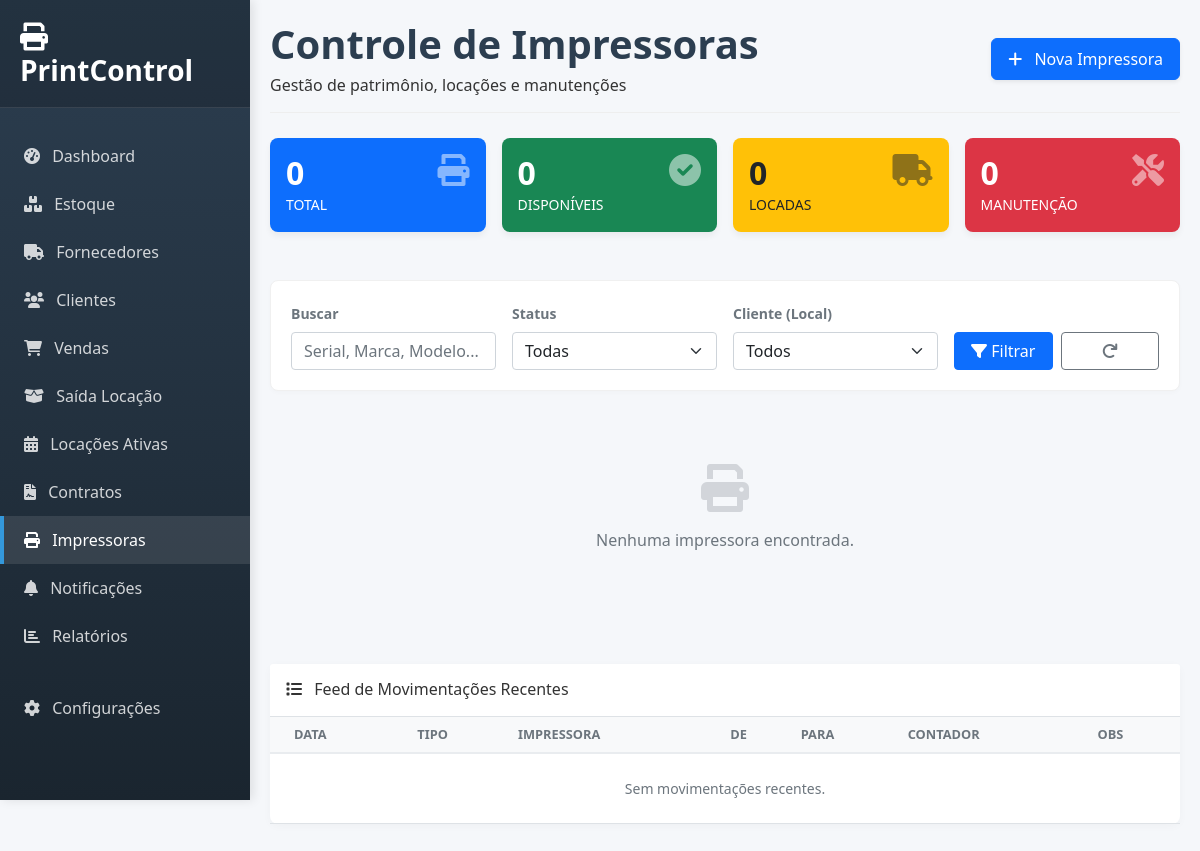
The app's page /impressoras, older data.
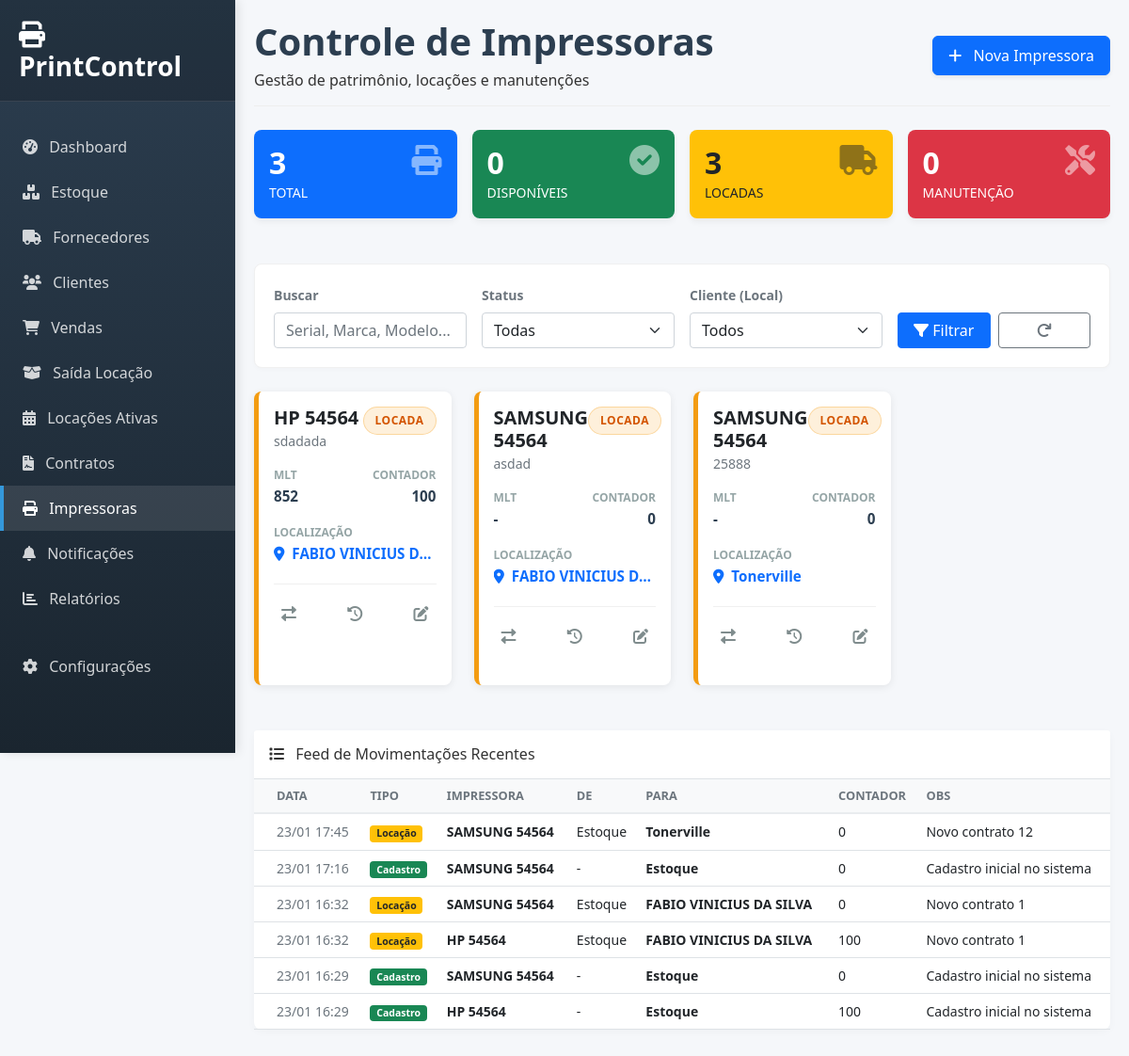
The same page, newer data.
### app.py (models this page shows)
class Impressora(db.Model):
    id = db.Column(db.Integer, primary_key=True)
    marca = db.Column(db.String(50))
    modelo = db.Column(db.String(100), nullable=False)
    serial = db.Column(db.String(50), unique=True)
    mlt = db.Column(db.String(50))
    contador = db.Column(db.Integer, default=0)
    status = db.Column(db.String(20), default='Disponível')
    localizacao = db.Column(db.String(100), default='Estoque')
    observacao = db.Column(db.Text)
    data_aquisicao = db.Column(db.Date)
    historico = db.relationship('MovimentacaoImpressora', backref='impressora', cascade="all, delete-orphan")
    manutencoes = db.relationship('Manutencao', backref='impressora', cascade="all, delete-orphan")
    logs_manutencao = db.relationship('LogManutencao', backref='impressora', cascade="all, delete-orphan")

class MovimentacaoImpressora(db.Model):
    id = db.Column(db.Integer, primary_key=True)
    impressora_id = db.Column(db.Integer, db.ForeignKey('impressora.id'), nullable=False)
    data = db.Column(db.DateTime, default=datetime.now)
    tipo = db.Column(db.String(50))
    origem = db.Column(db.String(100))
    destino = db.Column(db.String(100))
    contador_momento = db.Column(db.Integer)
    usuario = db.Column(db.String(50), default='Admin')
    observacao = db.Column(db.Text)

### app.py (the view, shortened to what this page needs)
@app.route('/impressoras')
def impressoras():
    busca = request.args.get('busca')
    status = request.args.get('status')
    cliente_id = request.args.get('cliente_id')
    query = Impressora.query
    if status and status != 'Todas':
        query = query.filter(Impressora.status == status)
    if cliente_id and cliente_id != 'Todos':
        cliente = Cliente.query.get(int(cliente_id))
        if cliente:
            query = query.filter(Impressora.localizacao == cliente.nome)
    impressoras = query.order_by(Impressora.modelo).all()
    clientes = Cliente.query.order_by(Cliente.nome).all()
    ultimas_movimentacoes = MovimentacaoImpressora.query.order_by(MovimentacaoImpressora.data.desc()).limit(20).all()
    total_geral = Impressora.query.count()
    disponiveis = Impressora.query.filter_by(status='Disponível').count()
    locadas = Impressora.query.filter_by(status='Locada').count()
    manutencao = Impressora.query.filter_by(status='Manutenção').count()
    return render_template('impressoras.html',
                           impressoras=impressoras,
                           clientes=clientes,
                           ultimas_movimentacoes=ultimas_movimentacoes,
                           total=total_geral,
                           disponiveis=disponiveis,
                           locadas=locadas,
                           manutencao=manutencao,
                           request=request)

### templates/impressoras.html (shortened to what this page needs)
{% extends "base.html" %}
{% block content %}
<div id="impressoras-page" class="page-content active">
    <div class="page-header">
        <div class="d-flex justify-content-between align-items-center">
            <div><h1 class="page-title">Controle de Impressoras</h1><p class="page-subtitle mb-0">Gestão de patrimônio, locações e manutenções</p></div>
            <div><button class="btn btn-primary btn-action shadow-sm" onclick="abrirModalCadastro()"><i class="fas fa-plus me-2"></i> Nova Impressora</button></div>
        </div>
    </div>
    <div class="row mb-4 g-3">
        <div class="col-md-3"><div class="card card-resumo bg-primary p-3"><div class="d-flex justify-content-between"><div><h3>{{ total }}</h3><small>TOTAL</small></div><i class="fas fa-print fa-2x opacity-50"></i></div></div></div>
        <div class="col-md-3"><div class="card card-resumo bg-success p-3"><div class="d-flex justify-content-between"><div><h3>{{ disponiveis }}</h3><small>DISPONÍVEIS</small></div><i class="fas fa-check-circle fa-2x opacity-50"></i></div></div></div>
        <div class="col-md-3"><div class="card card-resumo bg-warning text-dark p-3"><div class="d-flex justify-content-between"><div><h3>{{ locadas }}</h3><small>LOCADAS</small></div><i class="fas fa-truck fa-2x opacity-50"></i></div></div></div>
        <div class="col-md-3"><div class="card card-resumo bg-danger p-3"><div class="d-flex justify-content-between"><div><h3>{{ manutencao }}</h3><small>MANUTENÇÃO</small></div><i class="fas fa-tools fa-2x opacity-50"></i></div></div></div>
    </div>
    <div class="filter-bar">
        <form action="{{ url_for('impressoras') }}" method="GET">
            <div class="row g-3 align-items-end">
                <div class="col-md-3">
                    <label class="form-label small text-muted fw-bold">Buscar</label>
                    <input type="text" class="form-control" name="busca" placeholder="Serial, Marca, Modelo..." value="{{ request.args.get('busca', '') }}">
                </div>
                <div class="col-md-3">
                    <label class="form-label small text-muted fw-bold">Status</label>
                    <select class="form-select" name="status">
                        <option value="Todas" {% if request.args.get('status') == 'Todas' %}selected{% endif %}>Todas</option>
                    </select>
                </div>
                <div class="col-md-3">
                    <label class="form-label small text-muted fw-bold">Cliente (Local)</label>
                    <select class="form-select" name="cliente_id">
                        <option value="Todos">Todos</option>
                    </select>
                </div>
                <div class="col-md-3">
                    <div class="d-flex gap-2">
                        <button type="submit" class="btn btn-primary w-100"><i class="fas fa-filter"></i> Filtrar</button>
                        <a href="{{ url_for('impressoras') }}" class="btn btn-outline-secondary w-100" title="Limpar"><i class="fas fa-redo"></i></a>
                    </div>
                </div>
            </div>
        </form>
    </div>
    <div class="row g-4 mb-5">
        {% for imp in impressoras %}
            {% set border_class = 'card-border-disponivel' %}
            {% if imp.status == 'Locada' %}{% set border_class = 'card-border-locada' %}
            {% elif imp.status == 'Manutenção' %}{% set border_class = 'card-border-manutencao' %}{% endif %}
        <div class="col-md-4 col-xl-3">
            <div class="card impressora-card {{ border_class }} h-100" onclick="abrirHistoricoCompleto('{{ imp.id }}', '{{ imp.marca }} {{ imp.modelo }}')">
                <div class="card-body p-3">
                    <div class="d-flex justify-content-between align-items-start mb-3">
                        <div>
                            <h5 class="fw-bold text-dark mb-0">{{ imp.marca }} {{ imp.modelo }}</h5>
                            <small class="text-muted">{{ imp.serial }}</small>
                        </div>
                        {% if imp.status == 'Disponível' %}<span class="badge-status st-disp">Estoque</span>
                        {% elif imp.status == 'Locada' %}<span class="badge-status st-loc">Locada</span>
                        {% else %}<span class="badge-status st-man">Manut.</span>{% endif %}
                    </div>
                    <div class="row g-0">
                        <div class="col-6"><span class="card-label">MLT</span><span class="card-value">{{ imp.mlt or '-' }}</span></div>
                        <div class="col-6 text-end"><span class="card-label">Contador</span><span class="card-value">{{ imp.contador }}</span></div>
                        <div class="col-12 mt-2"><span class="card-label">Localização</span><span class="card-value text-primary text-truncate"><i class="fas fa-map-marker-alt me-1"></i> {{ imp.localizacao }}</span></div>
                    </div>
                    <div class="card-actions" onclick="event.stopPropagation();">
                        <button class="btn-icon primary" onclick="abrirMovimentacao('{{ imp.id }}', '{{ imp.modelo }}', '{{ imp.status }}', '{{ imp.contador }}')" title="Movimentar"><i class="fas fa-exchange-alt"></i></button>
                        {% if imp.status == 'Manutenção' %}
                        <button class="btn-icon danger" onclick="abrirGestaoManutencao('{{ imp.id }}', '{{ imp.modelo }}')" title="Atualizar O.S."><i class="fas fa-wrench"></i></button>
                        {% else %}
                        <button class="btn-icon" onclick="abrirHistoricoCompleto('{{ imp.id }}', '{{ imp.modelo }}')" title="Histórico"><i class="fas fa-history"></i></button>
                        {% endif %}
                        <button class="btn-icon" onclick="abrirEdicao(this)" data-id="{{ imp.id }}" data-marca="{{ imp.marca }}" data-modelo="{{ imp.modelo }}" data-serial="{{ imp.serial }}" data-mlt="{{ imp.mlt }}" data-contador="{{ imp.contador }}" data-obs="{{ imp.observacao }}" title="Editar"><i class="fas fa-edit"></i></button>
                    </div>
                </div>
            </div>
        </div>
        {% else %}
        <div class="col-12 text-center text-muted py-5"><i class="fas fa-print fa-3x mb-3 opacity-25"></i><p>Nenhuma impressora encontrada.</p></div>
        {% endfor %}
    </div>
    <div class="card card-table-clean">
        <div class="card-header bg-white py-3 border-bottom"><h5 class="card-title mb-0" style="font-size: 1rem;"><i class="fas fa-list me-2"></i> Feed de Movimentações Recentes</h5></div>
        <div class="card-body p-0">
            <div class="table-responsive table-scroll">
                <table class="table table-hover mb-0 align-middle small">
                    <thead><tr><th class="ps-4">DATA</th><th>TIPO</th><th>IMPRESSORA</th><th>DE</th><th>PARA</th><th>CONTADOR</th><th>OBS</th></tr></thead>
                    <tbody>
                        {% for mov in ultimas_movimentacoes %}
                        <tr>
                            <td class="ps-4 text-muted">{{ mov.data.strftime('%d/%m %H:%M') }}</td>
                            <td><span class="badge {% if 'Locação' in mov.tipo %}bg-warning text-dark{% elif 'Manutenção' in mov.tipo %}bg-danger{% else %}bg-success{% endif %}">{{ mov.tipo }}</span></td>
                            <td><strong>{{ mov.impressora.marca }} {{ mov.impressora.modelo }}</strong></td>
                            <td>{{ mov.origem }}</td>
                            <td><strong>{{ mov.destino }}</strong></td>
                            <td>{{ mov.contador_momento }}</td>
                            <td>{{ mov.observacao }}</td>
                        </tr>
                        {% else %}
                        <tr><td colspan="7" class="text-center p-4 text-muted">Sem movimentações recentes.</td></tr>
                        {% endfor %}
                    </tbody>
                </table>
            </div>
        </div>
    </div>
</div>
{% endblock %}

### templates/base.html (shortened to what this page needs)
<!DOCTYPE html>
<html lang="pt-br">
<head>
    <link href="https://cdn.jsdelivr.net/npm/bootstrap@5.1.3/dist/css/bootstrap.min.css" rel="stylesheet">
    <link href="https://cdnjs.cloudflare.com/ajax/libs/font-awesome/6.0.0/css/all.min.css" rel="stylesheet">
</head>
<body>
    <div class="sidebar">
        <div class="sidebar-brand">
            <h3 class="fw-bold m-0 text-white"><i class="fas fa-print me-2"></i> PrintControl</h3>
        </div>
        <div class="mt-4">
            <ul class="nav flex-column">
                <li class="nav-item">
                    <a class="nav-link {% if request.endpoint == 'index' %}active{% endif %}" href="{{ url_for('index') }}">
                        <i class="fas fa-tachometer-alt me-2"></i> Dashboard
                    </a>
                </li>
                <li class="nav-item">
                    <a class="nav-link {% if request.endpoint == 'estoque' %}active{% endif %}" href="{{ url_for('estoque') }}">
                        <i class="fas fa-boxes me-2"></i> Estoque
                    </a>
                </li>
                <li class="nav-item">
                    <a class="nav-link {% if request.endpoint == 'fornecedores' %}active{% endif %}" href="{{ url_for('fornecedores') }}">
                        <i class="fas fa-truck me-2"></i> Fornecedores
                    </a>
                </li>
                <li class="nav-item">
                    <a class="nav-link {% if request.endpoint == 'clientes' %}active{% endif %}" href="{{ url_for('clientes') }}">
                        <i class="fas fa-users me-2"></i> Clientes
                    </a>
                </li>
                <li class="nav-item">
                    <a class="nav-link {% if request.endpoint == 'vendas' %}active{% endif %}" href="{{ url_for('vendas') }}">
                            <i class="fas fa-shopping-cart me-2"></i> Vendas
                    </a>
                </li>
                <li class="nav-item">
                    <a class="nav-link {% if request.endpoint == 'saida_locacao' %}active{% endif %}" href="{{ url_for('saida_locacao') }}">
                        <i class="fas fa-box-open me-2"></i> Saída Locação
                    </a>
                </li>
                <li class="nav-item">
                    <a class="nav-link" href="#">
                        <i class="fas fa-calendar-alt me-2"></i> Locações Ativas
                    </a>
                </li>
                <li class="nav-item">
                    <a class="nav-link {% if request.endpoint == 'contratos' %}active{% endif %}" href="{{ url_for('contratos') }}">
                        <i class="fas fa-file-contract me-2"></i> Contratos
                    </a>
                </li>
                <li class="nav-item">
                    <a class="nav-link {% if request.endpoint == 'impressoras' %}active{% endif %}" href="{{ url_for('impressoras') }}">
                        <i class="fas fa-print me-2"></i> Impressoras
                    </a>
                </li>
                <li class="nav-item">
                    <a class="nav-link {% if request.endpoint == 'notificacoes' %}active{% endif %}" href="{{ url_for('notificacoes') }}">
                        <i class="fas fa-bell me-2"></i> Notificações
                    </a>
                </li>
                <li class="nav-item">
                    <a class="nav-link" href="#">
                        <i class="fas fa-chart-bar me-2"></i> Relatórios
                    </a>
                </li>
                <li class="nav-item mt-4">
                    <a class="nav-link {% if request.endpoint == 'configuracoes' %}active{% endif %}" href="{{ url_for('configuracoes') }}">
                        <i class="fas fa-cog me-2"></i> Configurações
                    </a>
                </li>
            </ul>
        </div>
    </div>
    <div class="main-content">
        {% block content %}{% endblock %}
    </div>
</body>
</html>

Row changes from the older to the newer data that the page shows:
added Impressora: marca "HP", modelo "54564", serial "sdadada", status "LOCADA", mlt "852", contador "100", localizacao "FABIO VINICIUS D…"
added Impressora: marca "SAMSUNG", modelo "54564", serial "asdad", status "LOCADA", mlt "-", contador "0", localizacao "FABIO VINICIUS D…"
added Impressora: marca "SAMSUNG", modelo "54564", serial "25888", status "LOCADA", mlt "-", contador "0", localizacao "Tonerville"
added MovimentacaoImpressora: data "23/01 17:45", tipo "Locação", impressora.marca "SAMSUNG", impressora.modelo "54564", origem "Estoque", destino "Tonerville", contador_momento "0", observacao "Novo contrato 12"
added MovimentacaoImpressora: data "23/01 17:16", tipo "Cadastro", impressora.marca "SAMSUNG", impressora.modelo "54564", origem "-", destino "Estoque", contador_momento "0", observacao "Cadastro inicial no sistema"
added MovimentacaoImpressora: data "23/01 16:32", tipo "Locação", impressora.marca "SAMSUNG", impressora.modelo "54564", origem "Estoque", destino "FABIO VINICIUS DA SILVA", contador_momento "0", observacao "Novo contrato 1"
added MovimentacaoImpressora: data "23/01 16:32", tipo "Locação", impressora.marca "HP", impressora.modelo "54564", origem "Estoque", destino "FABIO VINICIUS DA SILVA", contador_momento "100", observacao "Novo contrato 1"
added MovimentacaoImpressora: data "23/01 16:29", tipo "Cadastro", impressora.marca "SAMSUNG", impressora.modelo "54564", origem "-", destino "Estoque", contador_momento "0", observacao "Cadastro inicial no sistema"
added MovimentacaoImpressora: data "23/01 16:29", tipo "Cadastro", impressora.marca "HP", impressora.modelo "54564", origem "-", destino "Estoque", contador_momento "100", observacao "Cadastro inicial no sistema"
Text that changed along with them:
{{ total }}: "0" → "3"
{{ locadas }}: "0" → "3"
text no longer shown: "Nenhuma impressora encontrada. Sem movimentações recentes."
